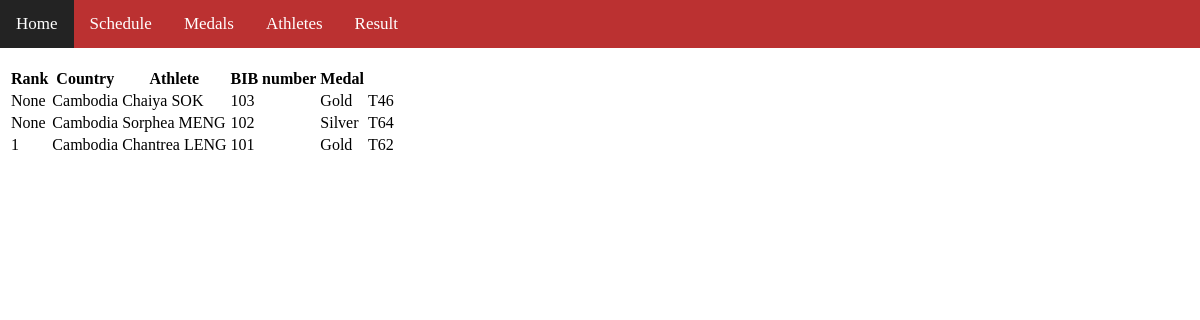
The app's page /event/3/ with its own data.
### webapp/models.py (models this page shows, shortened)
class Result(models.Model):
    athlete = models.ForeignKey(Athlete, on_delete=models.CASCADE)
    event = models.ForeignKey(Event, on_delete=models.CASCADE)
    rank = models.IntegerField(blank=True, null=True)
    result = models.CharField(max_length=50, default='On Going')
    score = models.FloatField(blank=True, null=True)
    medal = models.CharField(max_length=10, choices=(('Gold', 'Gold'), ('Silver', 'Silver'),
                                                   ('Bronze', 'Bronze'), ('None', 'None')), default='None')

class Athlete(models.Model):
    athlete_name = models.CharField(max_length=100)
    bib_number = models.IntegerField()
    best_time_score = models.FloatField(null=True, blank=True)  # Allow for initial null values
    birth_date = models.DateField(null=True, blank=True)
    gender = models.CharField(max_length=1, choices=(('M', 'Men'), ('W', 'Women'), ('O', 'Other')))
    classification = models.ForeignKey(Classification, on_delete=models.PROTECT)
    image_profile = models.ImageField(upload_to='athlete_images', blank=True)
    country = models.ForeignKey(Country, on_delete=models.PROTECT)

class Country(models.Model):
    country_name = models.CharField(max_length=100)
    country_code = models.CharField(max_length=3)
    country_flag_image = models.ImageField(upload_to='country_flags')  # Specify upload path

class Classification(models.Model):
    classification_name = models.CharField(max_length=50, blank=True, null=True)
    classification_code = models.CharField(max_length=10)
    classification_description = models.TextField(blank=True, null=True)
    def __str__(self):
        return self.classification_code

### webapp/views.py (the view)
# urls.py: re_path(r'^event/(?P<event_id>[0-9]+)/$', event_detail_view, name='event-detail'),
def event_detail_view(request, event_id):
    event = get_object_or_404(Event, pk=event_id)
    results = Result.objects.filter(event=event).order_by('rank')
    context = {'event': event, 'results': results}
    return render(request, 'session_detail.html', context)

### webapp/templates/session_detail.html
{% extends 'index.html' %}
{% load static %}
{% block content %}
<h2>Event Details</h2>
<table>
    <thead>
        <tr>
            <th>Rank</th>
            <th>Country</th>
            <th>Athlete</th>
            <th>BIB number</th>
            <th>Medal</th>
        </tr>
    </thead>
    <tbody>
        {% for result in results %}
        <tr>
            <td>{{ result.rank }}</td>
            <td>{{ result.athlete.country.country_name }}</td>
            <td>{{ result.athlete.athlete_name }}</td>
            <td>{{ result.athlete.bib_number }}</td>
            <td>{{ result.medal }}</td>
            <td>{{result.athlete.classification}}</td>
        </tr>
        {% endfor %}
    </tbody>
</table>
{% endblock %}

### records on screen
Result: rank "None", athlete.country.country_name "Cambodia", athlete.athlete_name "Chaiya SOK", athlete.bib_number "103", medal "Gold", athlete.classification "T46"
Result: rank "None", athlete.country.country_name "Cambodia", athlete.athlete_name "Sorphea MENG", athlete.bib_number "102", medal "Silver", athlete.classification "T64"
Result: rank "1", athlete.country.country_name "Cambodia", athlete.athlete_name "Chantrea LENG", athlete.bib_number "101", medal "Gold", athlete.classification "T62"
